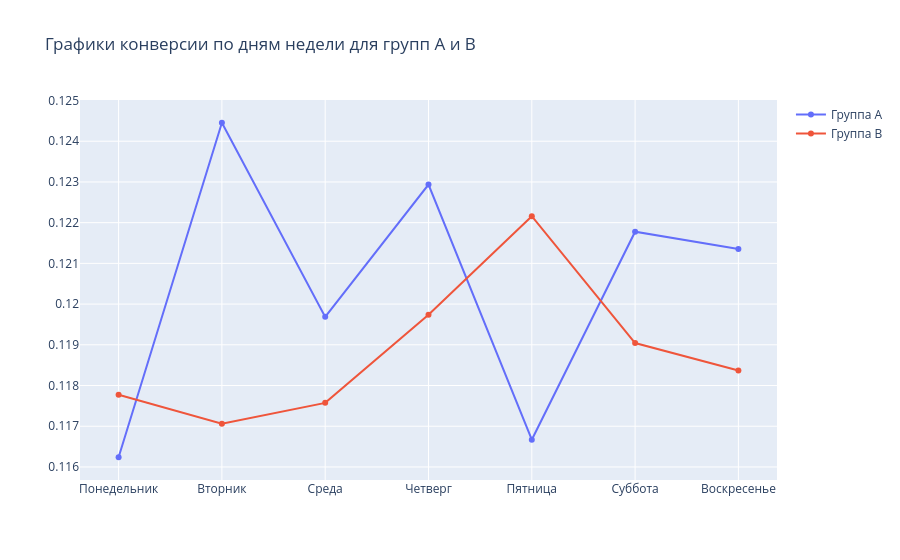

Notebook code cell kept with this figure:
### Code cell
figA = go.Scatter(x=group_A_by_weekday.index, y=group_A_by_weekday.values, name='Группа A')
figB = go.Scatter(x=group_B_by_weekday.index, y=group_B_by_weekday.values, name='Группа B')

data_new = [figA, figB]

fig = go.Figure(data_new, layout_title_text="Графики конверсии по дням недели для групп A и B")

fig.show()

### Figure 1 — Plotly figure (JSON) as saved in the notebook; plotly's stock layout.template omitted (floating-point values rounded to 4 significant figures)
{"data": [{"name": "Группа A", "type": "scatter", "x": ["Понедельник", "Вторник", "Среда", "Четверг", "Пятница", "Суббота", "Воскресенье"], "y": [0.1162, 0.1245, 0.1197, 0.1229, 0.1167, 0.1218, 0.1214]}, {"name": "Группа B", "type": "scatter", "x": ["Понедельник", "Вторник", "Среда", "Четверг", "Пятница", "Суббота", "Воскресенье"], "y": [0.1178, 0.1171, 0.1176, 0.1197, 0.1222, 0.119, 0.1184]}], "layout": {"title": {"text": "Графики конверсии по дням недели для групп A и B"}}}
